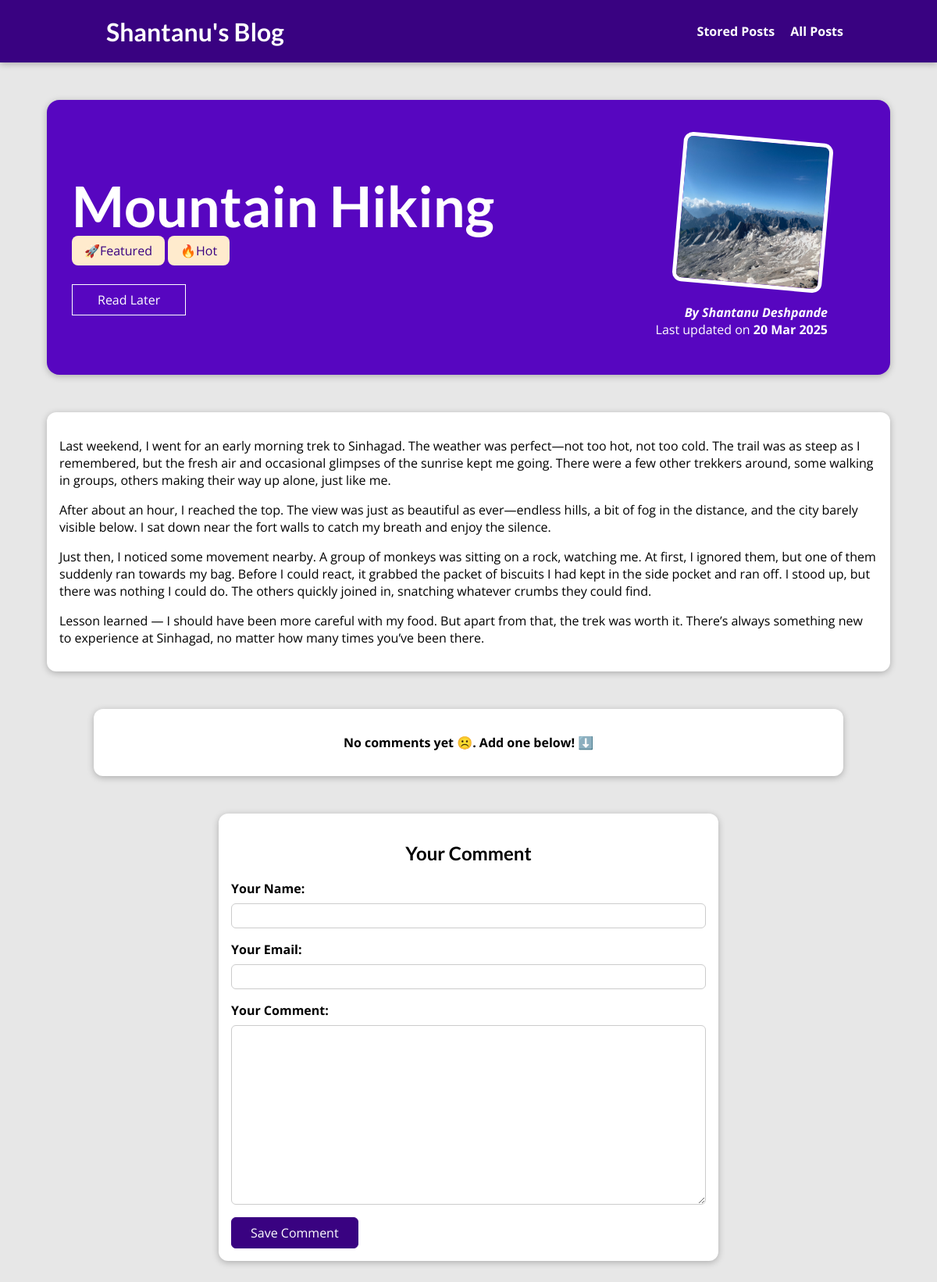
The page /posts/hike-in-the-mountains on the database its author committed.
### blog/models.py (models this page shows, shortened)
class Post(models.Model):
    title = models.CharField(max_length=30)
    excerpt = models.CharField(max_length=200)
    image = models.ImageField(upload_to='posts', null=True)
    date = models.DateField(auto_now=True)
    slug = models.SlugField(unique=True)
    content = models.TextField(validators=[MinLengthValidator(10)])
    author = models.ForeignKey(Author, on_delete=models.SET_NULL, null=True, related_name="posts")
    tags = models.ManyToManyField(Tag)

class Tag(models.Model):
    caption = models.CharField(max_length=20)
    def __str__(self):
        return self.caption

class Author(models.Model):
    firstName = models.CharField(max_length=20)
    lastName = models.CharField(max_length=20)
    email = models.EmailField()
    def __str__(self):
        return self.firstName+" "+self.lastName

### blog/views.py (the view, shortened to what this page needs)
# urls.py: path('posts/<slug:slug>', views.SinglePostView.as_view(), name='post-detail-page'),
class SinglePostView(View):
    def isStoredPosts(self, request, postId):
        storedPosts = request.session.get('stored_posts')
        if(storedPosts is not None):
            isSavedForLater = postId in storedPosts
        else:
            isSavedForLater = False
        return isSavedForLater
    def get(self, request, slug):
        post = Post.objects.get(slug=slug)
        context = {
            'post':post,
            'postTags':post.tags.all(),
            'commentForm': CommentForm(),
            'comments': post.comments.all().order_by("-id"),
            'savedForLater': self.isStoredPosts(request, post.id)
        }
        return render(request, 'post-detail.html', context)

### blog/forms.py
class CommentForm(forms.ModelForm):
    class Meta:
        model = Comment
        exclude = ['post']
        labels = {
            'userName': 'Your Name',
            'userEmail': 'Your Email',
            'text': 'Your Comment'
        }

### blog/templates/post-detail.html (shortened to what this page needs)
{% extends 'base.html' %}
{% load static %}
{% block css_files %}
    <link rel="stylesheet" href="{% static 'post-detail.css' %}">
{% endblock %}
{% block content %}
<section id="summary">
    <h2>{{ post.title }}</h2>
    <div>
        {% for tag in postTags %}
            <span class="tag">{{ tag }}</span>
        {% endfor %}
    </div>
    <div id="read-later">
        <form action="{% url 'read-later' %}" method="POST">
            <button>
                {% if savedForLater %}
                    Remove from "Read Later" list
                {% else %}
                    Read Later
                {% endif %}
            </button>
        </form>
    </div>
    <article>
        <img src="{{ post.image.url }}" alt="{{ post.title }}">
        <address>By <a href="mailto:{{ post.author.email }}">{{ post.author }}</a>  </address>
        <div>
            Last updated on <time>{{ post.date|date:"d M Y" }}</time>
        </div>
    </article>
</section>
    <main>
        {{ post.content|linebreaks }}
    </main>
    <section id="comments">
        <ul>
            {% if not comments  %}
                <p><b><center>No comments yet ☹️. Add one below! ⬇️</center> </b></p>
            {% endif %}
        </ul>
    </section>
    <section id="comment-form">
        <h2><center>Your Comment</center></h2>
        <form action="{% url 'post-detail-page' post.slug %}" method="POST">
            {% for field in commentForm %}
                <div class="form-control {% if field.errors %} invalid {% endif %}">
                    {{ field.label_tag }}
                    {{ field }}
                </div>
            {% endfor %}
            <button>Save Comment</button>
        </form>
    </section>
{% endblock %}

### blog/templates/base.html (shortened to what this page needs)
{% load static %}
<!DOCTYPE html>
<html lang="en">
    <head>
        <link rel="stylesheet" href="{% static 'app.css' %}">
        {% block css_files %}{% endblock %}
    </head>
    <body>
        <header id="main-navigation">
            <h1><a href="{% url 'starting-page' %}">Shantanu's Blog</a></h1>
            <nav>
                <a href="{% url 'read-later' %}">Stored Posts</a>
                <a href="{% url 'posts-page' %}">All Posts</a>
            </nav>
        </header>
        {% block content %}
        {% endblock %}
    </body>
</html>

### blog/static/app.css (style rules this page uses)
* { box-sizing: border-box; }
html { font-family: 'Open Sans', 'Lato', sans-serif; }
body { margin: 0; }
h1, h2, h3 { font-family: 'Lato', sans-serif; font-weight: bold; }
#main-navigation { width: 100%; height: 5rem; display: flex; justify-content: space-between; align-items: center; padding: 0 10%; position: absolute; top: 0; left: 0; }
#main-navigation a { text-decoration: none; color: white; font-weight: bold; margin-left: 1rem; }

### blog/static/post-detail.css (style rules this page uses)
body { background-color: #e7e7e7; }
#main-navigation { background-color: #390281; box-shadow: 0 2px 8px rgba(0, 0, 0, 0.25); }
#summary { margin: 8rem auto 3rem auto; padding: 2rem; width: 90%; max-width: 90rem; border-radius: 16px; background-color: #5706c0; position: relative; box-shadow: 0 2px 8px rgba(0, 0, 0, 0.25); height: 22rem; }
#summary h2 { color: white; font-size: 4.5rem; margin-bottom: 0.25rem; }
#summary article { position: absolute; top: 2rem; right: 3rem; padding: 1rem 2rem; border-radius: 12px; text-align: right; color: white; }
#summary article img { width: 12rem; height: 12rem; border-radius: 12px; transform: rotateZ(5deg); border: 5px solid white; margin-bottom: 1rem; }
#summary address { font-weight: bold; }
#summary a { color: white; text-decoration: none; }
#summary time { font-weight: bold; }
#read-later { margin: 2rem 0; }
#read-later button { background-color: transparent; border: 1px solid white; padding: 0.5rem 2rem; font: inherit; color: white; cursor: pointer; transition: all 0.3s ease-in-out; }
main { width: 90%; max-width: 90rem; margin: 3rem auto; background-color: white; padding: 1rem; border-radius: 12px; box-shadow: 0 2px 8px rgba(0, 0, 0, 0.25); }
.tag { background-color:blanchedalmond; color: #390281; padding: 0.5rem 1rem; border-radius: 8px; }
#comment-form { margin: 3rem auto; width: 90%; max-width: 40rem; border-radius: 12px; background-color: white; box-shadow: 0 2px 8px rgba(0, 0, 0, 0.25); padding: 1rem; }
#comment-form button { font: inherit; background-color: #390281; color: white; border: 1px solid #390281; padding: 0.5rem 1.5rem; border-radius: 6px; cursor: pointer; }
.form-control { margin-bottom: 1rem; }
.form-control label { font-weight: bold; margin-bottom: 0.5rem; display: block; }
.form-control input, .form-control textarea { display: block; width: 100%; font: inherit; padding: 0.25rem; border-radius: 6px; border: 1px solid #ccc; }
#comments { margin: 3rem auto; width: 90%; max-width: 60rem; border-radius: 12px; background-color: white; box-shadow: 0 2px 8px rgba(0, 0, 0, 0.25); padding: 1rem 2rem; }
#comments ul { list-style: none; margin: 0; padding: 0; }

### rows shown on the page
Post: title "Mountain Hiking", image (picture), author "Shantanu Deshpande", date "20 Mar 2025", content "Last weekend, I went for an early morning trek to Sinhagad. The weather was perfect—not too hot, not too cold. The trail was as steep as I remembered, but the fresh air and occasional glimpses of the sunrise kept me going. There were a few other trekkers around, some walking in groups, others making their way up alone, just like me. After about an hour, I reached the top. The view was just as beautiful as ever—endless hills, a bit of fog in the distance, and the city barely visible below. I sat down near the fort walls to catch my breath and enjoy the silence. Just then, I noticed some movement nearby. A group of monkeys was sitting on a rock, watching me. At first, I ignored them, but one…"
Tag: caption "🚀Featured"
Tag: caption "🔥Hot"

### other values the page prints
{{ field.label_tag }} "Your Name:" "Your Email:" "Your Comment:"
